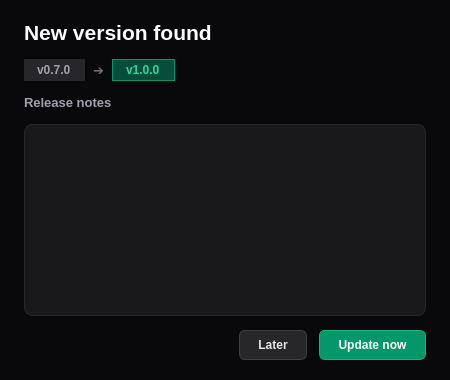
<?xml version="1.0" encoding="UTF-8"?>
<ui version="4.0">
 <class>ModernUpdateDialog</class>
 <widget class="QDialog" name="ModernUpdateDialog">
  <property name="geometry">
   <rect>
    <x>0</x>
    <y>0</y>
    <width>450</width>
    <height>380</height>
   </rect>
  </property>
  <property name="windowTitle">
   <string>New version found</string>
  </property>
  <property name="styleSheet">
   <string notr="true">
QDialog {
    background-color: #09090b;
    color: #ffffff;
}

QLabel#lbl_title {
    font-size: 16pt;
    font-weight: bold;
    color: #ffffff;
}

QLabel#lbl_current_badge {
    background-color: #27272a;
    color: #a1a1aa;
    border-radius: 12px;
    padding: 3px 10px;
    font-size: 9pt;
    font-weight: bold;
}

QLabel#lbl_arrow {
    color: #71717a;
    font-size: 10pt;
}

QLabel#lbl_latest_badge {
    background-color: #064e3b;
    color: #34d399;
    border: 1px solid #059669;
    border-radius: 12px;
    padding: 3px 10px;
    font-size: 9pt;
    font-weight: bold;
}

QLabel#lbl_notes_hdr {
    font-size: 10pt;
    color: #a1a1aa;
    font-weight: 500;
}

QTextBrowser#txt_notes {
    background-color: #18181b;
    color: #d4d4d8;
    border: 1px solid #27272a;
    border-radius: 8px;
    padding: 10px;
    font-size: 9.5pt;
}

QScrollBar:vertical {
    background: #18181b;
    width: 8px;
    margin: 0px;
}
QScrollBar::handle:vertical {
    background: #3f3f46;
    border-radius: 4px;
    min-height: 20px;
}
QScrollBar::add-line:vertical, QScrollBar::sub-line:vertical {
    height: 0px;
}

QPushButton#btn_later {
    background-color: #27272a;
    color: #e4e4e7;
    border: 1px solid #3f3f46;
    border-radius: 6px;
    padding: 7px 18px;
    font-weight: bold;
}
QPushButton#btn_later:hover {
    background-color: #3f3f46;
}
QPushButton#btn_later:pressed {
    background-color: #18181b;
}

QPushButton#btn_update {
    background-color: #059669;
    color: #ffffff;
    border: 1px solid #10b981;
    border-radius: 6px;
    padding: 7px 18px;
    font-weight: bold;
}
QPushButton#btn_update:hover {
    background-color: #047857;
}
QPushButton#btn_update:pressed {
    background-color: #065f46;
}
   </string>
  </property>
  <layout class="QVBoxLayout" name="verticalLayout">
   <property name="spacing">
    <number>14</number>
   </property>
   <property name="leftMargin">
    <number>24</number>
   </property>
   <property name="topMargin">
    <number>20</number>
   </property>
   <property name="rightMargin">
    <number>24</number>
   </property>
   <property name="bottomMargin">
    <number>20</number>
   </property>
   <item>
    <widget class="QLabel" name="lbl_title">
     <property name="text">
      <string>New version found</string>
     </property>
    </widget>
   </item>
   <item>
    <layout class="QHBoxLayout" name="layout_version_badges">
     <property name="spacing">
      <number>8</number>
     </property>
     <item>
      <widget class="QLabel" name="lbl_current_badge">
       <property name="text">
        <string>v0.7.0</string>
       </property>
      </widget>
     </item>
     <item>
      <widget class="QLabel" name="lbl_arrow">
       <property name="text">
        <string>➔</string>
       </property>
      </widget>
     </item>
     <item>
      <widget class="QLabel" name="lbl_latest_badge">
       <property name="text">
        <string>v1.0.0</string>
       </property>
      </widget>
     </item>
     <item>
      <spacer name="horizontalSpacer_badge">
       <property name="orientation">
        <enum>Qt::Horizontal</enum>
       </property>
       <property name="sizeHint" stdset="0">
        <size>
         <width>40</width>
         <height>20</height>
        </size>
       </property>
      </spacer>
     </item>
    </layout>
   </item>
   <item>
    <widget class="QLabel" name="lbl_notes_hdr">
     <property name="text">
      <string>Release notes</string>
     </property>
    </widget>
   </item>
   <item>
    <widget class="QTextBrowser" name="txt_notes"/>
   </item>
   <item>
    <layout class="QHBoxLayout" name="layout_buttons">
     <property name="spacing">
      <number>12</number>
     </property>
     <item>
      <spacer name="horizontalSpacer_btn">
       <property name="orientation">
        <enum>Qt::Horizontal</enum>
       </property>
       <property name="sizeHint" stdset="0">
        <size>
         <width>40</width>
         <height>20</height>
        </size>
       </property>
      </spacer>
     </item>
     <item>
      <widget class="QPushButton" name="btn_later">
       <property name="cursor">
        <cursorShape>PointingHandCursor</cursorShape>
       </property>
       <property name="text">
        <string>Later</string>
       </property>
      </widget>
     </item>
     <item>
      <widget class="QPushButton" name="btn_update">
       <property name="cursor">
        <cursorShape>PointingHandCursor</cursorShape>
       </property>
       <property name="text">
        <string>Update now</string>
       </property>
      </widget>
     </item>
    </layout>
   </item>
  </layout>
 </widget>
 <resources/>
 <connections/>
</ui>
